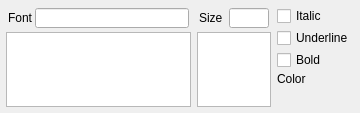
<ui version="4.0" >
 <class>uorTextFontProp</class>
 <widget class="QWidget" name="uorTextFontProp" >
  <property name="geometry" >
   <rect>
    <x>0</x>
    <y>0</y>
    <width>360</width>
    <height>113</height>
   </rect>
  </property>
  <property name="sizePolicy" >
   <sizepolicy>
    <hsizetype>1</hsizetype>
    <vsizetype>1</vsizetype>
    <horstretch>0</horstretch>
    <verstretch>0</verstretch>
   </sizepolicy>
  </property>
  <property name="minimumSize" >
   <size>
    <width>360</width>
    <height>102</height>
   </size>
  </property>
  <property name="maximumSize" >
   <size>
    <width>16777215</width>
    <height>16777215</height>
   </size>
  </property>
  <property name="sizeIncrement" >
   <size>
    <width>0</width>
    <height>0</height>
   </size>
  </property>
  <property name="windowTitle" >
   <string>Form</string>
  </property>
  <layout class="QGridLayout" >
   <property name="margin" >
    <number>2</number>
   </property>
   <property name="spacing" >
    <number>2</number>
   </property>
   <item row="0" column="0" >
    <layout class="QGridLayout" >
     <property name="margin" >
      <number>2</number>
     </property>
     <property name="spacing" >
      <number>2</number>
     </property>
     <item row="0" column="0" >
      <layout class="QVBoxLayout" >
       <property name="margin" >
        <number>2</number>
       </property>
       <property name="spacing" >
        <number>2</number>
       </property>
       <item>
        <layout class="QHBoxLayout" >
         <property name="margin" >
          <number>2</number>
         </property>
         <property name="spacing" >
          <number>2</number>
         </property>
         <item>
          <widget class="QLabel" name="label_2" >
           <property name="sizePolicy" >
            <sizepolicy>
             <hsizetype>0</hsizetype>
             <vsizetype>0</vsizetype>
             <horstretch>0</horstretch>
             <verstretch>0</verstretch>
            </sizepolicy>
           </property>
           <property name="text" >
            <string>Font</string>
           </property>
          </widget>
         </item>
         <item>
          <widget class="QLineEdit" name="m_fontName" >
           <property name="sizePolicy" >
            <sizepolicy>
             <hsizetype>7</hsizetype>
             <vsizetype>0</vsizetype>
             <horstretch>0</horstretch>
             <verstretch>0</verstretch>
            </sizepolicy>
           </property>
           <property name="minimumSize" >
            <size>
             <width>130</width>
             <height>20</height>
            </size>
           </property>
           <property name="maximumSize" >
            <size>
             <width>16777215</width>
             <height>20</height>
            </size>
           </property>
          </widget>
         </item>
        </layout>
       </item>
       <item>
        <widget class="QListWidget" name="m_listFonts" >
         <property name="sizePolicy" >
          <sizepolicy>
           <hsizetype>1</hsizetype>
           <vsizetype>1</vsizetype>
           <horstretch>0</horstretch>
           <verstretch>0</verstretch>
          </sizepolicy>
         </property>
         <property name="minimumSize" >
          <size>
           <width>150</width>
           <height>50</height>
          </size>
         </property>
         <property name="sizeIncrement" >
          <size>
           <width>0</width>
           <height>0</height>
          </size>
         </property>
         <property name="baseSize" >
          <size>
           <width>160</width>
           <height>60</height>
          </size>
         </property>
         <property name="styleSheet" >
          <string>QListWidget { show-decoration-selected: 1;}</string>
         </property>
         <property name="sortingEnabled" >
          <bool>true</bool>
         </property>
        </widget>
       </item>
      </layout>
     </item>
     <item row="0" column="1" >
      <layout class="QVBoxLayout" >
       <property name="margin" >
        <number>2</number>
       </property>
       <property name="spacing" >
        <number>2</number>
       </property>
       <item>
        <layout class="QHBoxLayout" >
         <property name="margin" >
          <number>2</number>
         </property>
         <property name="spacing" >
          <number>6</number>
         </property>
         <item>
          <widget class="QLabel" name="label_3" >
           <property name="sizePolicy" >
            <sizepolicy>
             <hsizetype>0</hsizetype>
             <vsizetype>0</vsizetype>
             <horstretch>0</horstretch>
             <verstretch>0</verstretch>
            </sizepolicy>
           </property>
           <property name="text" >
            <string>Size</string>
           </property>
           <property name="openExternalLinks" >
            <bool>false</bool>
           </property>
          </widget>
         </item>
         <item>
          <widget class="QLineEdit" name="m_size" >
           <property name="sizePolicy" >
            <sizepolicy>
             <hsizetype>0</hsizetype>
             <vsizetype>0</vsizetype>
             <horstretch>0</horstretch>
             <verstretch>0</verstretch>
            </sizepolicy>
           </property>
           <property name="minimumSize" >
            <size>
             <width>40</width>
             <height>0</height>
            </size>
           </property>
           <property name="maximumSize" >
            <size>
             <width>60</width>
             <height>20</height>
            </size>
           </property>
          </widget>
         </item>
        </layout>
       </item>
       <item>
        <widget class="QListWidget" name="m_sizeList" >
         <property name="sizePolicy" >
          <sizepolicy>
           <hsizetype>0</hsizetype>
           <vsizetype>1</vsizetype>
           <horstretch>0</horstretch>
           <verstretch>0</verstretch>
          </sizepolicy>
         </property>
         <property name="minimumSize" >
          <size>
           <width>50</width>
           <height>50</height>
          </size>
         </property>
         <property name="maximumSize" >
          <size>
           <width>80</width>
           <height>16777215</height>
          </size>
         </property>
         <property name="sizeIncrement" >
          <size>
           <width>0</width>
           <height>1</height>
          </size>
         </property>
         <property name="baseSize" >
          <size>
           <width>50</width>
           <height>60</height>
          </size>
         </property>
         <property name="styleSheet" >
          <string>QListWidget { show-decoration-selected: 1;}</string>
         </property>
        </widget>
       </item>
      </layout>
     </item>
     <item row="0" column="2" >
      <layout class="QVBoxLayout" >
       <property name="margin" >
        <number>2</number>
       </property>
       <property name="spacing" >
        <number>2</number>
       </property>
       <item>
        <widget class="QCheckBox" name="m_chbItalic" >
         <property name="sizePolicy" >
          <sizepolicy>
           <hsizetype>0</hsizetype>
           <vsizetype>0</vsizetype>
           <horstretch>0</horstretch>
           <verstretch>0</verstretch>
          </sizepolicy>
         </property>
         <property name="text" >
          <string>Italic</string>
         </property>
        </widget>
       </item>
       <item>
        <widget class="QCheckBox" name="m_chbUnderline" >
         <property name="sizePolicy" >
          <sizepolicy>
           <hsizetype>0</hsizetype>
           <vsizetype>0</vsizetype>
           <horstretch>0</horstretch>
           <verstretch>0</verstretch>
          </sizepolicy>
         </property>
         <property name="text" >
          <string>Underline</string>
         </property>
        </widget>
       </item>
       <item>
        <widget class="QCheckBox" name="m_chbBold" >
         <property name="sizePolicy" >
          <sizepolicy>
           <hsizetype>0</hsizetype>
           <vsizetype>0</vsizetype>
           <horstretch>0</horstretch>
           <verstretch>0</verstretch>
          </sizepolicy>
         </property>
         <property name="text" >
          <string>Bold</string>
         </property>
        </widget>
       </item>
       <item>
        <widget class="QLabel" name="labelColor" >
         <property name="sizePolicy" >
          <sizepolicy>
           <hsizetype>0</hsizetype>
           <vsizetype>0</vsizetype>
           <horstretch>0</horstretch>
           <verstretch>0</verstretch>
          </sizepolicy>
         </property>
         <property name="text" >
          <string>Color</string>
         </property>
         <property name="buddy" >
          <cstring>m_cBoxColor</cstring>
         </property>
        </widget>
       </item>
       <item>
        <widget class="QFrame" name="m_colFrm" >
         <property name="sizePolicy" >
          <sizepolicy>
           <hsizetype>1</hsizetype>
           <vsizetype>1</vsizetype>
           <horstretch>0</horstretch>
           <verstretch>0</verstretch>
          </sizepolicy>
         </property>
         <property name="minimumSize" >
          <size>
           <width>70</width>
           <height>20</height>
          </size>
         </property>
         <property name="frameShape" >
          <enum>QFrame::NoFrame</enum>
         </property>
         <property name="frameShadow" >
          <enum>QFrame::Plain</enum>
         </property>
         <property name="lineWidth" >
          <number>0</number>
         </property>
        </widget>
       </item>
       <item>
        <spacer>
         <property name="orientation" >
          <enum>Qt::Vertical</enum>
         </property>
         <property name="sizeType" >
          <enum>QSizePolicy::Expanding</enum>
         </property>
         <property name="sizeHint" >
          <size>
           <width>20</width>
           <height>2</height>
          </size>
         </property>
        </spacer>
       </item>
      </layout>
     </item>
    </layout>
   </item>
  </layout>
 </widget>
 <tabstops>
  <tabstop>m_fontName</tabstop>
  <tabstop>m_listFonts</tabstop>
  <tabstop>m_size</tabstop>
  <tabstop>m_sizeList</tabstop>
  <tabstop>m_chbItalic</tabstop>
  <tabstop>m_chbUnderline</tabstop>
  <tabstop>m_chbBold</tabstop>
 </tabstops>
 <resources/>
 <connections/>
</ui>
